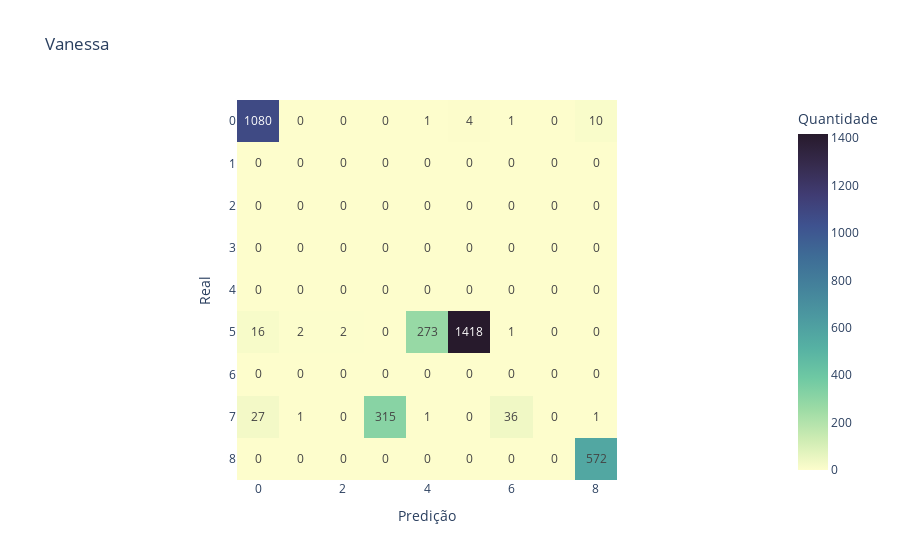

Write notebook code for a chart like this one.
### Code cell
# Vanessa
rf_van = RandomForestClassifier(n_estimators=100)
rf_van.fit(X_van_cp, Y_van_cp)

print('Vanessa:')
print('Score no treino: ', rf_van.score(X_van_cp, Y_van_cp))
print('Score no teste: ', rf_van.score(X_van_li, Y_van_li))

px.imshow(confusion_matrix(Y_van_li, rf_van.predict(X_van_li)), text_auto=True, title='Vanessa', color_continuous_scale='deep',
            labels=dict(x='Predição', y='Real', color='Quantidade'))

### Figure 1 — Plotly figure (JSON) as saved in the notebook; plotly's stock layout.template omitted (floating-point values rounded to 4 significant figures)
{"data": [{"coloraxis": "coloraxis", "hovertemplate": "Predição: %{x}<br>Real: %{y}<br>Quantidade: %{z}<extra></extra>", "name": "0", "texttemplate": "%{z}", "type": "heatmap", "xaxis": "x", "yaxis": "y", "z": [[1080, 0, 0, 0, 1, 4, 1, 0, 10], [0, 0, 0, 0, 0, 0, 0, 0, 0], [0, 0, 0, 0, 0, 0, 0, 0, 0], [0, 0, 0, 0, 0, 0, 0, 0, 0], [0, 0, 0, 0, 0, 0, 0, 0, 0], [16, 2, 2, 0, 273, 1418, 1, 0, 0], [0, 0, 0, 0, 0, 0, 0, 0, 0], [27, 1, 0, 315, 1, 0, 36, 0, 1], [0, 0, 0, 0, 0, 0, 0, 0, 572]]}], "layout": {"coloraxis": {"colorbar": {"title": {"text": "Quantidade"}}, "colorscale": [[0, "rgb(253, 253, 204)"], [0.09091, "rgb(206, 236, 179)"], [0.1818, "rgb(156, 219, 165)"], [0.2727, "rgb(111, 201, 163)"], [0.3636, "rgb(86, 177, 163)"], [0.4545, "rgb(76, 153, 160)"], [0.5455, "rgb(68, 130, 155)"], [0.6364, "rgb(62, 108, 150)"], [0.7273, "rgb(62, 82, 143)"], [0.8182, "rgb(64, 60, 115)"], [0.9091, "rgb(54, 43, 77)"], [1, "rgb(39, 26, 44)"]]}, "title": {"text": "Vanessa"}, "xaxis": {"anchor": "y", "constrain": "domain", "domain": [0, 1], "scaleanchor": "y", "title": {"text": "Predição"}}, "yaxis": {"anchor": "x", "autorange": "reversed", "constrain": "domain", "domain": [0, 1], "title": {"text": "Real"}}}}
